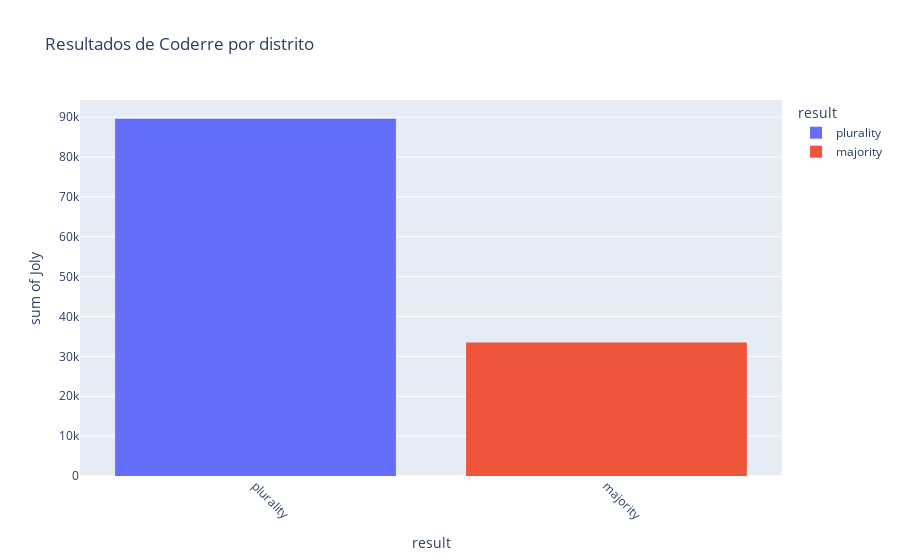

The notebook cell saved with this chart:
### Code cell
fig = px.histogram(data, x='result', y='Joly', color='result', title='Resultados de Coderre por distrito')
fig.update_xaxes(tickangle=45)
fig.show()

### Figure 1 — Plotly figure (JSON) as saved in the notebook; plotly's stock layout.template omitted (floating-point values rounded to 4 significant figures)
{"data": [{"bingroup": "x", "histfunc": "sum", "hovertemplate": "result=%{x}<br>sum of Joly=%{y}<extra></extra>", "legendgroup": "plurality", "marker": {"color": "#636efa", "pattern": {"shape": ""}}, "name": "plurality", "orientation": "v", "showlegend": true, "type": "histogram", "x": ["plurality", "plurality", "plurality", "plurality", "plurality", "plurality", "plurality", "plurality", "plurality", "plurality", "plurality", "plurality", "plurality", "plurality", "plurality", "plurality", "plurality", "plurality", "plurality", "plurality", "plurality", "plurality", "plurality", "plurality", "plurality", "plurality", "plurality", "plurality", "plurality", "plurality", "plurality", "plurality", "plurality", "plurality", "plurality", "plurality", "plurality", "plurality", "plurality", "plurality", "plurality"], "xaxis": "x", "y": [3024, 2675, 2532, 2316, 2543, 2873, 3234, 2431, 2081, 3959, 2822, 3578, 2438, 3291, 2849, 1894, 2282, 2271, 2039, 1402, 1172, 1232, 1578, 1636, 3262, 2648, 1266, 1157, 1908, 3717, 2943, 690, 326, 3454, 3139, 2675, 2338, 423, 592, 419, 489], "yaxis": "y"}, {"bingroup": "x", "histfunc": "sum", "hovertemplate": "result=%{x}<br>sum of Joly=%{y}<extra></extra>", "legendgroup": "majority", "marker": {"color": "#EF553B", "pattern": {"shape": ""}}, "name": "majority", "orientation": "v", "showlegend": true, "type": "histogram", "x": ["majority", "majority", "majority", "majority", "majority", "majority", "majority", "majority", "majority", "majority", "majority", "majority", "majority", "majority", "majority", "majority", "majority"], "xaxis": "x", "y": [2514, 3044, 3330, 2852, 1656, 2815, 2788, 1641, 1908, 1220, 2782, 1076, 1286, 998, 1068, 1435, 1051], "yaxis": "y"}], "layout": {"barmode": "relative", "legend": {"title": {"text": "result"}, "tracegroupgap": 0}, "title": {"text": "Resultados de Coderre por distrito"}, "xaxis": {"anchor": "y", "categoryarray": ["plurality", "majority"], "categoryorder": "array", "domain": [0, 1], "tickangle": 45, "title": {"text": "result"}}, "yaxis": {"anchor": "x", "domain": [0, 1], "title": {"text": "sum of Joly"}}}}
